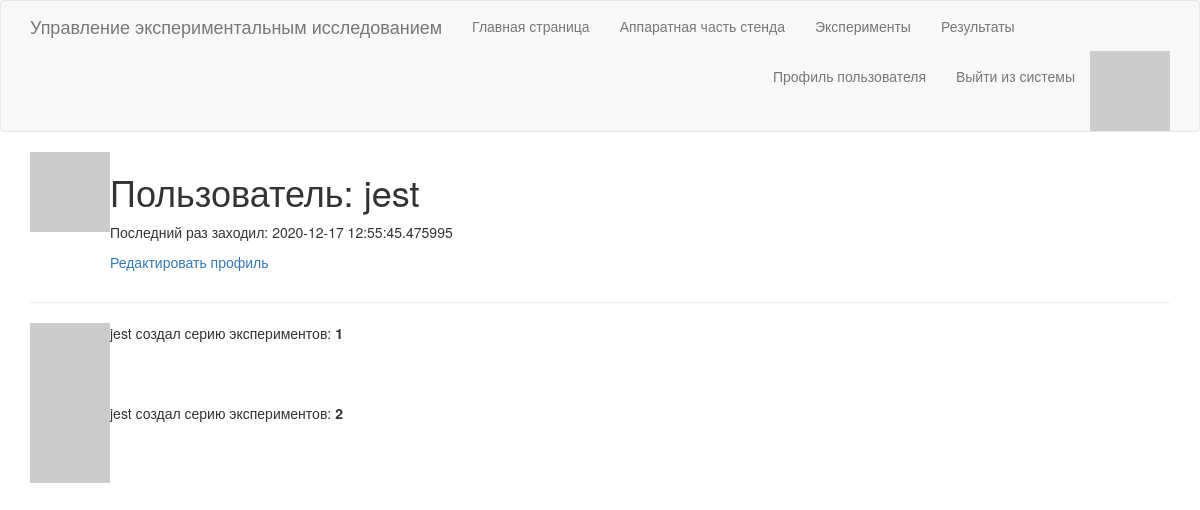
/user/jest (signed in), run on an earlier commit of the app's database.
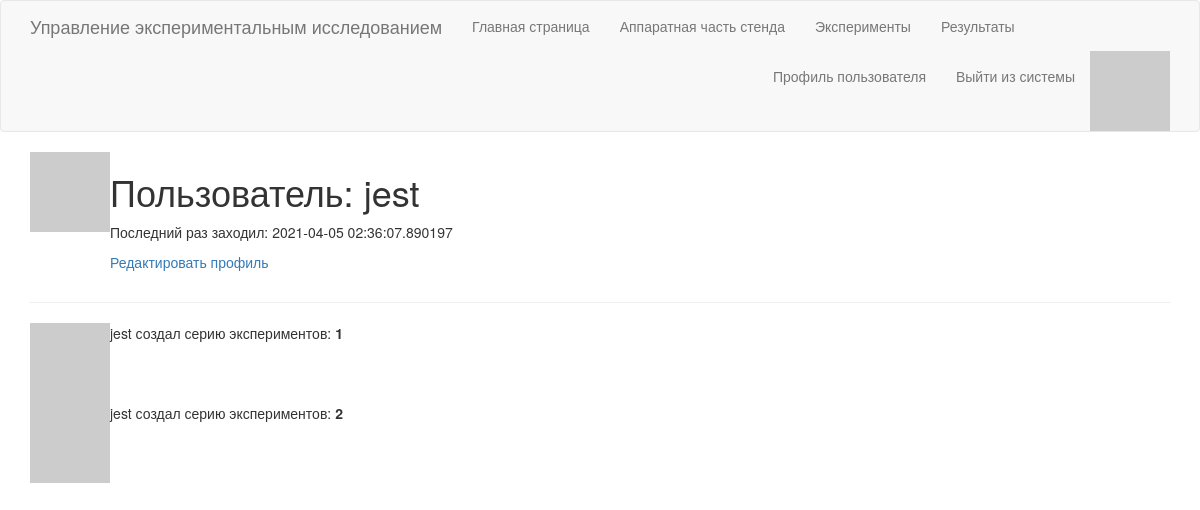
And on a later commit of the database.
### app/models.py (models this page shows, shortened)
class User(UserMixin, db.Model):
    id = db.Column(db.Integer, primary_key=True)
    username = db.Column(db.String(64), index=True, unique=True)
    email = db.Column(db.String(120), index=True, unique=True)
    password_hash = db.Column(db.String(128))
    last_seen = db.Column(db.DateTime, default=datetime.utcnow)
    about_me = db.Column(db.String(140))
    def avatar(self, size):
        digest = md5(self.email.lower().encode('utf-8')).hexdigest()
        return 'https://www.gravatar.com/avatar/{}?d=identicon&s={}'.format(
                        digest, size)

### app/routes.py (the view)
@app.route('/user/<username>')
@login_required
def user(username):
    user = User.query.filter_by(username=username).first_or_404()
    series = [
        {'creator': user, 'id': 1},
        {'creator': user, 'id': 2}
    ]
    return render_template('user.html', user=user, series=series)

### app/models.py (called while the page is built)
@login.user_loader
def load_user(id):
    return User.query.get(int(id))

### app/routes.py (called while the page is built)
@app.before_request
def before_request():
    if current_user.is_authenticated:
        current_user.last_seen = datetime.utcnow()
        db.session.commit()

### app/templates/user.html (shortened to what this page needs)
{% extends "base.html" %}
{% block app_content %}
    <table>
        <tr valign="top">
            <td><img src="{{ user.avatar(128) }}"></td>
            <td>
                <h1>Пользователь: {{ user.username }}</h1>
                {% if user.last_seen %}<p>Последний раз заходил: {{ user.last_seen }}</p>{% endif %}
                {% if user == current_user %}
                <p><a href="{{ url_for('edit_profile') }}">Редактировать профиль</a></p>
                {% endif %}
            </td>
        </tr>
    </table>
    <hr>
    {% for serie in series %}
        {% include "_serie.html" %}
    {% endfor %}
{% endblock %}

### app/templates/base.html (shortened to what this page needs)
{% extends 'bootstrap/base.html' %}
{% block head %}
    {{ super() }}
{% endblock %}
{% block navbar %}
    <nav class="navbar navbar-default">
        <div class="container">
            <div class="navbar-header">
                <a class="navbar-brand" href="{{ url_for('index') }}">Управление экспериментальным исследованием</a>
            </div>
            <div class="collapse navbar-collapse" id="bs-example-navbar-collapse-1">
                <ul class="nav navbar-nav">
                    <li><a href="{{ url_for('index') }}">Главная страница</a></li>
                    <li><a href="{{ url_for('stand') }}">Аппаратная часть стенда</a></li>
                    <li><a href="{{ url_for('experiments') }}">Эксперименты</a></li>
                    <li><a href="{{ url_for('results') }}">Результаты</a><li>
                </ul>
                <ul class="nav navbar-nav navbar-right">
                    {% if current_user.is_anonymous %}
                    <li><a href="{{ url_for('login') }}">Вход в систему</a></li>
                    {% else %}
                    <img src="{{ current_user.avatar(18) }}">
                    <li><a href="{{ url_for('user', username=current_user.username) }}">Профиль пользователя</a></li>
                    <li><a href="{{ url_for('logout') }}">Выйти из системы</a></li>
                    {% endif %}
                </ul>
            </div>
        </div>
    </nav>
{% endblock %}
{% block content %}
    <div class="container">
        {% block app_content %}{% endblock %}
    </div>
{% endblock %}

### app/templates/_serie.html
<table>
    <tr valign="top">
        <td><img src="{{ serie.creator.avatar(36) }}"></td>
        <td>{{ serie.creator.username }} создал серию экспериментов: <b>{{ serie.id }}</b></td>
    </tr>
</table>

What changed in the data, as far as the page shows it:
changed User "jest": last_seen "2020-12-17 12:55:45.475995" → "2021-04-05 02:36:07.890197"
